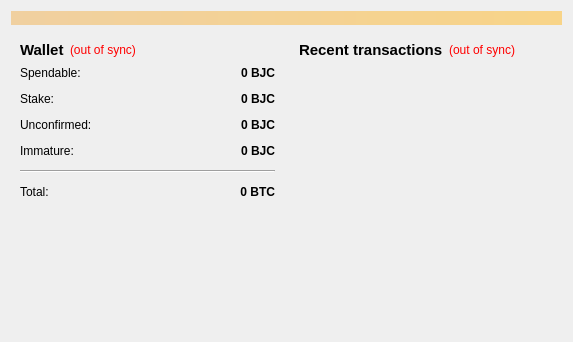
<?xml version="1.0" encoding="UTF-8"?>
<ui version="4.0">
 <class>OverviewPage</class>
 <widget class="QWidget" name="OverviewPage">
  <property name="geometry">
   <rect>
    <x>0</x>
    <y>0</y>
    <width>573</width>
    <height>342</height>
   </rect>
  </property>
  <property name="windowTitle">
   <string>Form</string>
  </property>
  <layout class="QVBoxLayout" name="topLayout">
   <item>
    <widget class="QLabel" name="labelAlerts">
     <property name="visible">
      <bool>false</bool>
     </property>
     <property name="styleSheet">
      <string notr="true">background-color: qlineargradient(x1: 0, y1: 0, x2: 1, y2: 0, stop:0 #F0D0A0, stop:1 #F8D488);  color:#000000
</string>
     </property>
     <property name="wordWrap">
      <bool>true</bool>
     </property>
     <property name="margin">
      <number>3</number>
     </property>
    </widget>
   </item>
   <item>
    <layout class="QHBoxLayout" name="horizontalLayout" stretch="1,1">
     <item>
      <layout class="QVBoxLayout" name="verticalLayout_2">
       <item>
        <widget class="QWidget" name="widget" native="true">
         <layout class="QVBoxLayout" name="verticalLayout_4">
          <item>
           <layout class="QHBoxLayout" name="horizontalLayout_4">
            <item>
             <widget class="QLabel" name="label_5">
              <property name="font">
               <font>
                <pointsize>11</pointsize>
                <weight>75</weight>
                <bold>true</bold>
               </font>
              </property>
              <property name="text">
               <string>Wallet</string>
              </property>
             </widget>
            </item>
            <item>
             <widget class="QLabel" name="labelWalletStatus">
              <property name="toolTip">
               <string>The displayed information may be out of date. Your wallet automatically synchronizes with the batjorge network after a connection is established, but this process has not completed yet.</string>
              </property>
              <property name="styleSheet">
               <string notr="true">QLabel { color: red; }</string>
              </property>
              <property name="text">
               <string notr="true">(out of sync)</string>
              </property>
              <property name="alignment">
               <set>Qt::AlignLeading|Qt::AlignLeft|Qt::AlignVCenter</set>
              </property>
             </widget>
            </item>
            <item>
             <spacer name="horizontalSpacer_2">
              <property name="orientation">
               <enum>Qt::Horizontal</enum>
              </property>
              <property name="sizeHint" stdset="0">
               <size>
                <width>40</width>
                <height>20</height>
               </size>
              </property>
             </spacer>
            </item>
           </layout>
          </item>
          <item>
           <layout class="QFormLayout" name="formLayout_2">
            <property name="fieldGrowthPolicy">
             <enum>QFormLayout::AllNonFixedFieldsGrow</enum>
            </property>
            <property name="horizontalSpacing">
             <number>12</number>
            </property>
            <property name="verticalSpacing">
             <number>12</number>
            </property>
            <item row="0" column="0">
             <widget class="QLabel" name="label">
              <property name="text">
               <string>Spendable:</string>
              </property>
             </widget>
            </item>
            <item row="0" column="1">
             <widget class="QLabel" name="labelBalance">
              <property name="font">
               <font>
                <weight>75</weight>
                <bold>true</bold>
               </font>
              </property>
              <property name="cursor">
               <cursorShape>IBeamCursor</cursorShape>
              </property>
              <property name="toolTip">
               <string>Your current spendable balance</string>
              </property>
              <property name="text">
               <string notr="true">0 BJC</string>
              </property>
              <property name="alignment">
               <set>Qt::AlignRight|Qt::AlignTrailing|Qt::AlignVCenter</set>
              </property>
              <property name="textInteractionFlags">
               <set>Qt::LinksAccessibleByMouse|Qt::TextSelectableByKeyboard|Qt::TextSelectableByMouse</set>
              </property>
             </widget>
            </item>
            <item row="1" column="0">
             <widget class="QLabel" name="label_6">
              <property name="text">
               <string>Stake:</string>
              </property>
             </widget>
            </item>
            <item row="1" column="1">
             <widget class="QLabel" name="labelStake">
              <property name="font">
               <font>
                <weight>75</weight>
                <bold>true</bold>
               </font>
              </property>
              <property name="cursor">
               <cursorShape>IBeamCursor</cursorShape>
              </property>
              <property name="toolTip">
               <string>Total of coins that was staked, and do not yet count toward the current balance</string>
              </property>
              <property name="text">
               <string notr="true">0 BJC</string>
              </property>
              <property name="alignment">
               <set>Qt::AlignRight|Qt::AlignTrailing|Qt::AlignVCenter</set>
              </property>
              <property name="textInteractionFlags">
               <set>Qt::LinksAccessibleByMouse|Qt::TextSelectableByKeyboard|Qt::TextSelectableByMouse</set>
              </property>
             </widget>
            </item>
            <item row="2" column="0">
             <widget class="QLabel" name="label_3">
              <property name="text">
               <string>Unconfirmed:</string>
              </property>
             </widget>
            </item>
            <item row="2" column="1">
             <widget class="QLabel" name="labelUnconfirmed">
              <property name="font">
               <font>
                <weight>75</weight>
                <bold>true</bold>
               </font>
              </property>
              <property name="cursor">
               <cursorShape>IBeamCursor</cursorShape>
              </property>
              <property name="toolTip">
               <string>Total of transactions that have yet to be confirmed, and do not yet count toward the current balance</string>
              </property>
              <property name="text">
               <string notr="true">0 BJC</string>
              </property>
              <property name="alignment">
               <set>Qt::AlignRight|Qt::AlignTrailing|Qt::AlignVCenter</set>
              </property>
              <property name="textInteractionFlags">
               <set>Qt::LinksAccessibleByMouse|Qt::TextSelectableByKeyboard|Qt::TextSelectableByMouse</set>
              </property>
             </widget>
            </item>
            <item row="3" column="0">
             <widget class="QLabel" name="labelImmatureText">
              <property name="text">
               <string>Immature:</string>
              </property>
             </widget>
            </item>
            <item row="3" column="1">
             <widget class="QLabel" name="labelImmature">
              <property name="font">
               <font>
                <weight>75</weight>
                <bold>true</bold>
               </font>
              </property>
              <property name="toolTip">
               <string>Mined balance that has not yet matured</string>
              </property>
              <property name="text">
               <string notr="true">0 BJC</string>
              </property>
              <property name="alignment">
               <set>Qt::AlignRight|Qt::AlignTrailing|Qt::AlignVCenter</set>
              </property>
              <property name="textInteractionFlags">
               <set>Qt::LinksAccessibleByMouse|Qt::TextSelectableByKeyboard|Qt::TextSelectableByMouse</set>
              </property>
             </widget>
            </item>
            <item row="4" column="0" colspan="2">
             <widget class="Line" name="line">
              <property name="orientation">
               <enum>Qt::Horizontal</enum>
              </property>
             </widget>
            </item>
            <item row="5" column="0">
             <widget class="QLabel" name="labelTotalText">
              <property name="text">
               <string>Total:</string>
              </property>
             </widget>
            </item>
            <item row="5" column="1">
             <widget class="QLabel" name="labelTotal">
              <property name="font">
               <font>
                <weight>75</weight>
                <bold>true</bold>
               </font>
              </property>
              <property name="cursor">
               <cursorShape>IBeamCursor</cursorShape>
              </property>
              <property name="toolTip">
               <string>Your current total balance</string>
              </property>
              <property name="text">
               <string notr="true">0 BTC</string>
              </property>
              <property name="alignment">
               <set>Qt::AlignRight|Qt::AlignTrailing|Qt::AlignVCenter</set>
              </property>
              <property name="textInteractionFlags">
               <set>Qt::LinksAccessibleByMouse|Qt::TextSelectableByKeyboard|Qt::TextSelectableByMouse</set>
              </property>
             </widget>
            </item>
           </layout>
          </item>
         </layout>
        </widget>
       </item>
       <item>
        <spacer name="verticalSpacer">
         <property name="orientation">
          <enum>Qt::Vertical</enum>
         </property>
         <property name="sizeHint" stdset="0">
          <size>
           <width>20</width>
           <height>40</height>
          </size>
         </property>
        </spacer>
       </item>
      </layout>
     </item>
     <item>
      <layout class="QVBoxLayout" name="verticalLayout_3">
       <item>
        <widget class="QWidget" name="widget_2" native="true">
         <layout class="QVBoxLayout" name="verticalLayout">
          <item>
           <layout class="QHBoxLayout" name="horizontalLayout_2">
            <item>
             <widget class="QLabel" name="label_4">
              <property name="font">
               <font>
                <pointsize>11</pointsize>
                <weight>75</weight>
                <bold>true</bold>
               </font>
              </property>
              <property name="text">
               <string>&lt;b&gt;Recent transactions&lt;/b&gt;</string>
              </property>
             </widget>
            </item>
            <item>
             <widget class="QLabel" name="labelTransactionsStatus">
              <property name="toolTip">
               <string>The displayed information may be out of date. Your wallet automatically synchronizes with the batjorge network after a connection is established, but this process has not completed yet.</string>
              </property>
              <property name="styleSheet">
               <string notr="true">QLabel { color: red; }</string>
              </property>
              <property name="text">
               <string notr="true">(out of sync)</string>
              </property>
              <property name="alignment">
               <set>Qt::AlignRight|Qt::AlignTrailing|Qt::AlignVCenter</set>
              </property>
             </widget>
            </item>
            <item>
             <spacer name="horizontalSpacer">
              <property name="orientation">
               <enum>Qt::Horizontal</enum>
              </property>
              <property name="sizeHint" stdset="0">
               <size>
                <width>40</width>
                <height>20</height>
               </size>
              </property>
             </spacer>
            </item>
           </layout>
          </item>
          <item>
           <widget class="QListView" name="listTransactions">
            <property name="styleSheet">
             <string notr="true">QListView { background: transparent; }</string>
            </property>
            <property name="frameShape">
             <enum>QFrame::NoFrame</enum>
            </property>
            <property name="verticalScrollBarPolicy">
             <enum>Qt::ScrollBarAlwaysOff</enum>
            </property>
            <property name="horizontalScrollBarPolicy">
             <enum>Qt::ScrollBarAlwaysOff</enum>
            </property>
            <property name="selectionMode">
             <enum>QAbstractItemView::NoSelection</enum>
            </property>
           </widget>
          </item>
         </layout>
        </widget>
       </item>
      </layout>
     </item>
    </layout>
   </item>
  </layout>
 </widget>
 <resources/>
 <connections/>
</ui>
